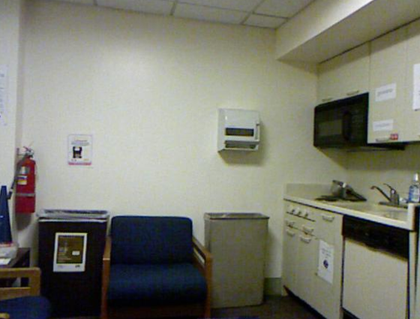
%> input picture release/testimage/img_5001.png, 420 x 319 px, shrunk from 560 x 425 before the run
$ octave run_batch.m   (GNU Octave 9; MATLAB toolbox functions it lacks are replaced by stand-ins)
%> lines starting %> are read from the running program, lines starting %| are printed output that depends on the picture
for nnn = 1 %1 : 1449
nnn=1;
cmd = sprintf('load testimage/img_5001.mat');
image = imread('testimage/img_5001.png');
%> image is the input picture: size 319x420x3 uint8; mean R, G, B 123.4, 124.1, 112.4
r = image(:,:,1);
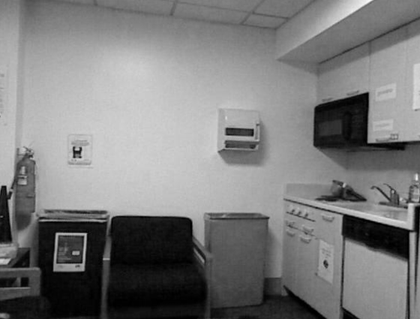
%> r: size 319x420 uint8; min 0, max 249, mean 123.4
g = image(:,:,2);
b = image(:,:,3);
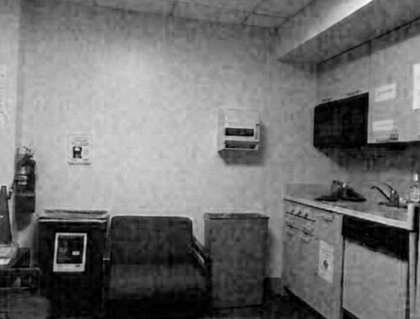
%> b: size 319x420 uint8; min 0, max 250, mean 112.4

%> (the run ends here)

$ run again, with release/testimage/img_5002.png copied over release/testimage/img_5001.png
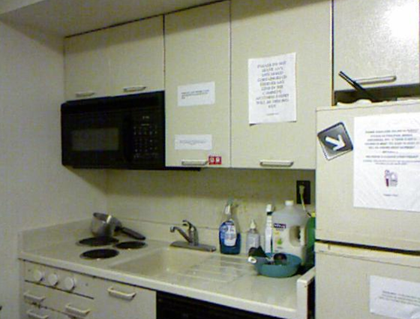
%> input picture release/testimage/img_5002.png, 420 x 319 px, shrunk from 560 x 425 before the run
%> image is the input picture: size 319x420x3 uint8; mean R, G, B 145.2, 146.9, 131.1
%> `r = image(:,:,1);`:
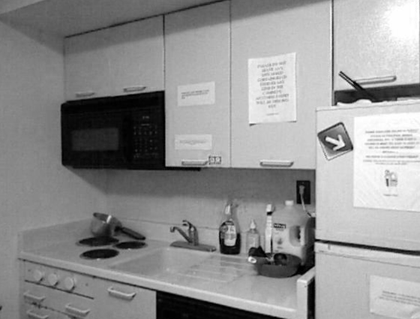
%> r: size 319x420 uint8; min 0, max 255, mean 145.2
%> `b = image(:,:,3);`:
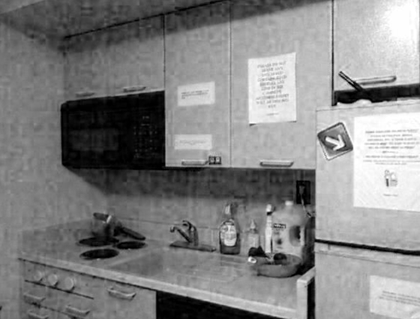
%> b: size 319x420 uint8; min 0, max 255, mean 131.1

$ run again, with release/testimage/img_5003.png copied over release/testimage/img_5001.png
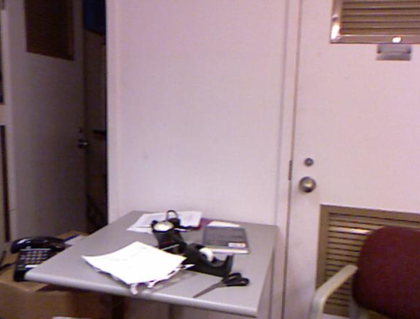
%> input picture release/testimage/img_5003.png, 420 x 319 px, shrunk from 560 x 425 before the run
%> image is the input picture: size 319x420x3 uint8; mean R, G, B 151.5, 128.6, 134.8
%> `r = image(:,:,1);`:
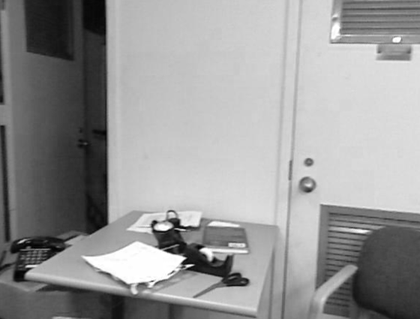
%> r: size 319x420 uint8; min 0, max 255, mean 151.5
%> `b = image(:,:,3);`:
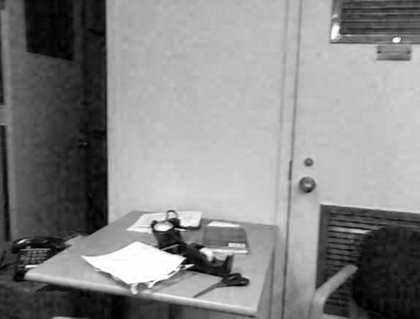
%> b: size 319x420 uint8; min 0, max 255, mean 134.8

$ run again, with release/testimage/img_5004.png copied over release/testimage/img_5001.png
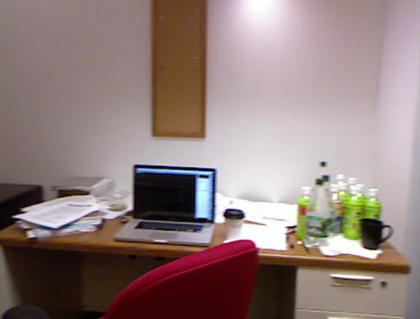
%> input picture release/testimage/img_5004.png, 420 x 319 px, shrunk from 560 x 425 before the run
%> image is the input picture: size 319x420x3 uint8; mean R, G, B 144.8, 125.9, 123.5
%> `r = image(:,:,1);`:
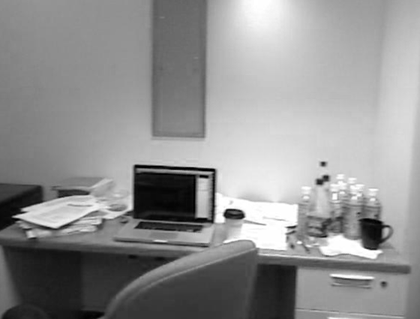
%> r: size 319x420 uint8; min 0, max 255, mean 144.8
%> `b = image(:,:,3);`:
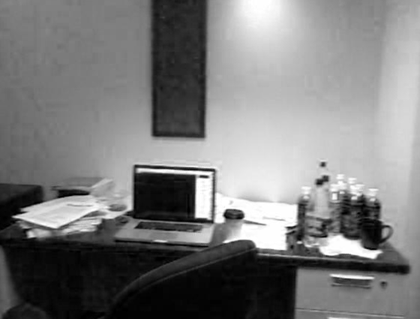
%> b: size 319x420 uint8; min 0, max 255, mean 123.5
